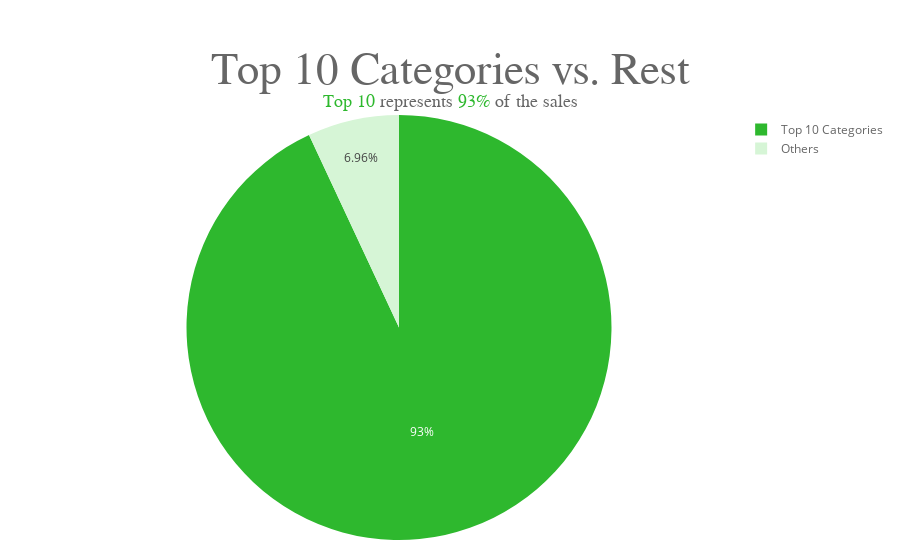

Notebook code for this chart:
### Code cell
other = by_family[:-10].sum()
top10 = by_family[-10:].sum()

fig = go.Figure()
fig.add_trace(go.Pie(labels=["Top 10 Categories", "Others"], values=[top10.sales, other.sales], marker_colors=["2eb82e", "#d6f5d6"],))
fig.update_layout(template=custom_template_go,
                  title={'text': "<span style='font-size:45px; font-family:Times New Roman'>Top 10 Categories vs. Rest</span><br><span style='color:#2eb82e'>Top 10</span> represents <span style='color:#2eb82e'>93%</span> of the sales<br><br>",
                    'y':0.85, 'x':0.5,
                    'xanchor': 'center', 'yanchor': 'top'},
)
fig.show()

### Figure 1 — Plotly figure (JSON) as saved in the notebook; plotly's stock layout.template omitted (floating-point values rounded to 4 significant figures)
{"data": [{"labels": ["Top 10 Categories", "Others"], "marker": {"colors": ["2eb82e", "#d6f5d6"]}, "type": "pie", "values": [998900000.0, 74720000.0]}], "layout": {"title": {"text": "<span style='font-size:45px; font-family:Times New Roman'>Top 10 Categories vs. Rest</span><br><span style='color:#2eb82e'>Top 10</span> represents <span style='color:#2eb82e'>93%</span> of the sales<br><br>", "x": 0.5, "xanchor": "center", "y": 0.85, "yanchor": "top"}}}
